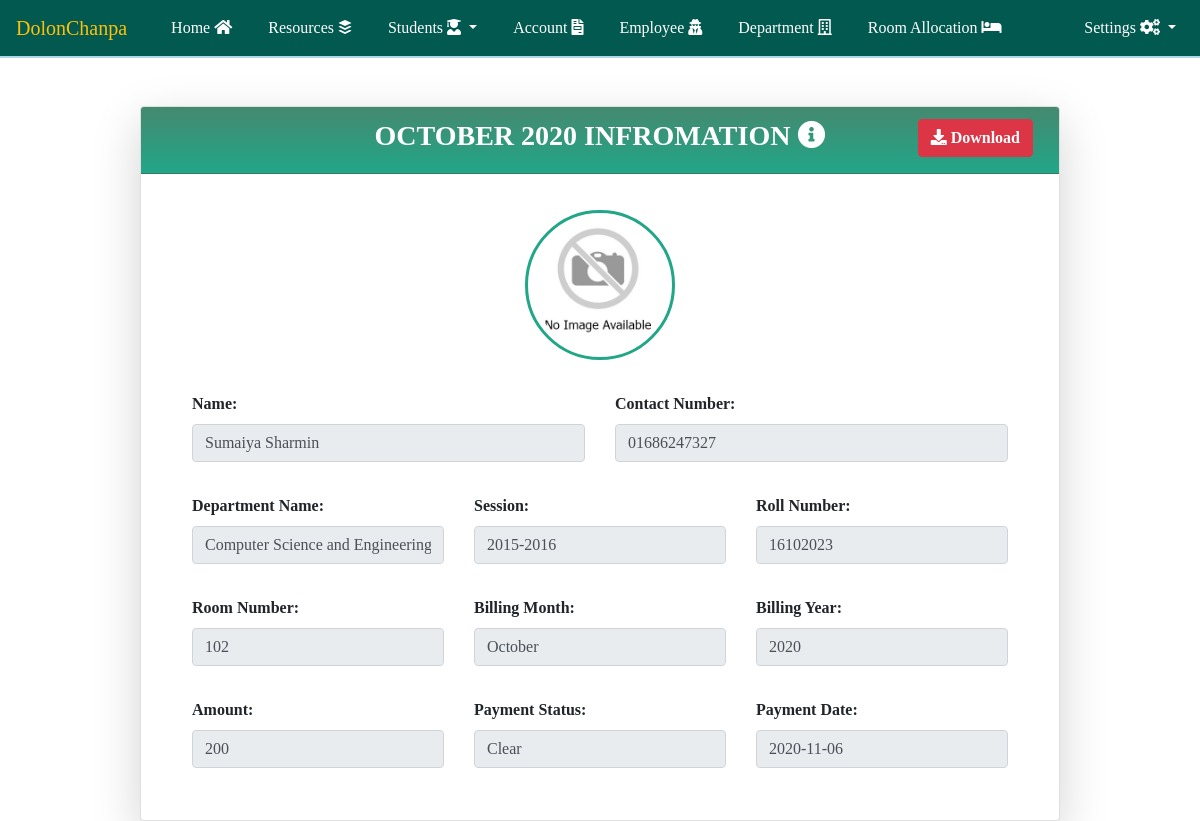
The page /view_payment_details.php?payment_id=80 (signed in) on the database its author committed.
### tables this page shows
CREATE TABLE `student_payment_information` (
  `id` int(11) NOT NULL,
  `student_id` int(255) NOT NULL,
  `month` varchar(10) NOT NULL,
  `year` varchar(10) NOT NULL,
  `amount` int(255) NOT NULL,
  `payment_status` int(2) NOT NULL,
  `payment_date` date NOT NULL
);

CREATE TABLE `student_information` (
  `id` int(11) NOT NULL,
  `name` varchar(100) NOT NULL,
  `father_name` varchar(50) NOT NULL,
  `mother_name` varchar(50) NOT NULL,
  `image` varchar(1000) NOT NULL,
  `date_of_birth` date NOT NULL,
  `district` varchar(50) NOT NULL,
  `contact_number` varchar(11) NOT NULL,
  `department_id_number` varchar(100) NOT NULL,
  `session` varchar(50) NOT NULL,
  `roll_number` int(50) NOT NULL,
  `room_id_number` int(50) NOT NULL,
  `entry_date` date NOT NULL,
  `status` varchar(1) NOT NULL
);

CREATE TABLE `department_information` (
  `id` int(11) NOT NULL,
  `department_name` varchar(255) NOT NULL
);

CREATE TABLE `room_information` (
  `id` int(11) NOT NULL,
  `floor_no` varchar(10) NOT NULL,
  `room_no` varchar(10) NOT NULL,
  `total_seat` varchar(10) NOT NULL,
  `reserved_seat` varchar(10) NOT NULL
);

### view_payment_details.php (the view, shortened to what this page needs)
<?php include('header.php')?>
<?php
    include('database_connection.php');
    if(!isset($_GET['payment_id']))
    {
        ?>
        <script>
            window.location = "home.php";
        </script>
        <?php
    }
    else if(isset($_GET['payment_id']))
    {
        $payment_id_validation_qry = "SELECT * FROM `student_payment_information` WHERE `id` = '$_GET[payment_id]'";
        $payment_id_validation_qry_run = mysqli_query($conn, $payment_id_validation_qry);
        $payment_id_validation_qry_run_res = mysqli_fetch_assoc($payment_id_validation_qry_run);
        if($payment_id_validation_qry_run_res==false)
        {
            ?>
            <script>
                window.alert('Invalid Id');
                window.location = "home.php";
            </script>
            <?php
        }
        else
        {
            $student_id = $payment_id_validation_qry_run_res['student_id'];
            $student_id_validation_qry = "SELECT s.id, s.name, s.image, s.contact_number, d.department_name, s.session, s.roll_number, r.room_no as room_id_number FROM student_information as s INNER JOIN department_information as d ON s.department_id_number = d.id INNER JOIN room_information as r ON s.room_id_number=r.id WHERE s.id = '$student_id'";
            $student_id_validation_qry_run = mysqli_query($conn, $student_id_validation_qry);
            $student_id_validation_qry_run_res = mysqli_fetch_assoc($student_id_validation_qry_run);
        }
    }
    $month_name =   array("1"=>"January","2"=>"February","3"=>"March","4"=>"April","5"=>"May","6"=>"June","7"=>"July","8"=>"August","9"=>"September","10"=>"October","11"=>"November","12"=>"December");
?>
<div class = "container mt-5">
    <div class="row justify-content-center">
        <div class="col-lg-10 col-12">
            <div class="card shadow-lg">
                <div class="card-header">
                    <div class="row justify-content-center">
                        <div class="col-lg-2 col-sm-2"></div>
                        <div class="col-lg-8 col-sm-8 col-12">
                            <h3 class = "text-center card_header_color text-uppercase"><?php echo $month_name[$payment_id_validation_qry_run_res['month']]." ".$payment_id_validation_qry_run_res['year']?> Infromation <span><i class="fas fa-info-circle"></i></span></h3>
                        </div>
                        <div class="col-lg-2 col-sm-2 col-12">
                            <button type = "button" class = "btn btn-danger font-weight-bold" id = "download"><b><span><i class="fas fa-download"></i></span> Download</b></button>
                        </div>
                    </div>
                </div>
                <div class="card-body" id = "payment_details">
                    <div class="row justify-content-center m-3">
                        <div class="form-group text-center">
                            <img id = "img" class = 'employee_img' src="student_image/<?php echo $student_id_validation_qry_run_res['image']?>" onerror=this.onerror=null;this.src="student_image/no_image.jpg"; width = "150px;" height ="150px" style = "border-radius: 50%;">
                        </div>
                    </div>
                    <div class="row m-3">
                        <div class="col-lg-6 col-md-6 col-12 ">
                            <div class="form-group">
                                <label for="">Name:</label>
                                <br>
                                <input type="text" class = "form-control" value = "<?php echo $student_id_validation_qry_run_res['name']?>" readonly>
                            </div>
                        </div>
                        <div class="col-lg-6 col-md-6 col-12">
                            <div class="form-group">
                                <label for="">Contact Number:</label>
                                <br>
                                <input type="text" class = "form-control" value = "<?php echo $student_id_validation_qry_run_res['contact_number'];?>" readonly>
                            </div>
                        </div>
                    </div>
                    <div class="row m-3">
                        <div class="col-lg-4 col-md-4 col-12 ">
                            <div class="form-group">
                                <label for="">Department Name:</label>
                                <br>
                                <input type="text" class = "form-control" value = "<?php echo $student_id_validation_qry_run_res['department_name'];?>" readonly>
                            </div>
                        </div>
                        <div class="col-lg-4 col-md-4 col-12">
                            <div class="form-group">
                                <label for="">Session:</label>
                                <br>
                                <input type="text" class = "form-control" value = "<?php echo $student_id_validation_qry_run_res['session'];?>" readonly>
                            </div>
                        </div>
                        <div class="col-lg-4 col-md-4 col-12">
                            <div class="form-group">
                                <label for="">Roll Number:</label>
                                <br>
                                <input type="text" class = "form-control" value = "<?php echo $student_id_validation_qry_run_res['roll_number'];?>" readonly>
                            </div>
                        </div>
                    </div>
                    <div class="row m-3">
                        <div class="col-lg-4 col-md-4 col-12 ">
                            <div class="form-group">
                                <label for="">Room Number:</label>
                                <br>
                                <input type="text" class = "form-control" value = "<?php echo $student_id_validation_qry_run_res['room_id_number'];?>" readonly>
                            </div>
                        </div>
                        <div class="col-lg-4 col-md-4 col-12 ">
                            <div class="form-group">
                                <label for="">Billing Month:</label>
                                <br>
                                <input type="text" class = "form-control" value = "<?php echo $month_name[$payment_id_validation_qry_run_res['month']];?>" readonly>
                            </div>
                        </div>
                        <div class="col-lg-4 col-md-4 col-12 ">
                            <div class="form-group">
                                <label for="">Billing Year:</label>
                                <br>
                                <input type="text" class = "form-control" value = "<?php echo $payment_id_validation_qry_run_res['year'];?>" readonly>
                            </div>
                        </div>
                    </div>
                    <div class="row m-3">
                        <div class="col-lg-4 col-md-4 col-12 ">
                            <div class="form-group">
                                <label for="">Amount:</label>
                                <br>
                                <input type="text" class = "form-control" value = "<?php echo $payment_id_validation_qry_run_res['amount'];?>" readonly>
                            </div>
                        </div>
                        <div class="col-lg-4 col-md-4 col-12 ">
                            <div class="form-group">
                                <label for="">Payment Status:</label>
                                <br>
                                <input type="text" class = "form-control" value = "Clear" readonly>
                            </div>
                        </div>
                        <div class="col-lg-4 col-md-4 col-12 ">
                            <div class="form-group">
                                <label for="">Payment Date:</label>
                                <br>
                                <input type="text" class = "form-control" value = "<?php echo $payment_id_validation_qry_run_res['payment_date'];?>" readonly>
                            </div>
                        </div>
                    </div>
                </div>
            </div>
        </div>
    </div>
</div>
<?php include('footer.php')?>

### css/style.css (style rules this page uses)
body { font-family: 'sans-serif'; }
.shadow-lg { box-shadow: 0 1rem 3rem rgba(0,0,0,.175); }
.employee_img { border: 3px solid #21A688; padding: 5px; transition: border .15s ease-in-out, border-radius .15s ease-in-out; }
.card-header { padding: .75rem 1.25rem; margin-bottom: 0; background-image: linear-gradient(#45896F, #21A688); border-bottom: 1px solid rgba(0,0,0,.125); }
.card_header_color { color: white; font-weight: bold; }
label { font-weight: bold; }

### rows shown on the page
student_payment_information: month "OCTOBER", year "2020", month "October", amount "200", payment_date "2020-11-06"
student_information: name "Sumaiya Sharmin", contact_number "01686247327", department_name "Computer Science and Engineering", session "2015-2016", roll_number "16102023", room_no "102"
